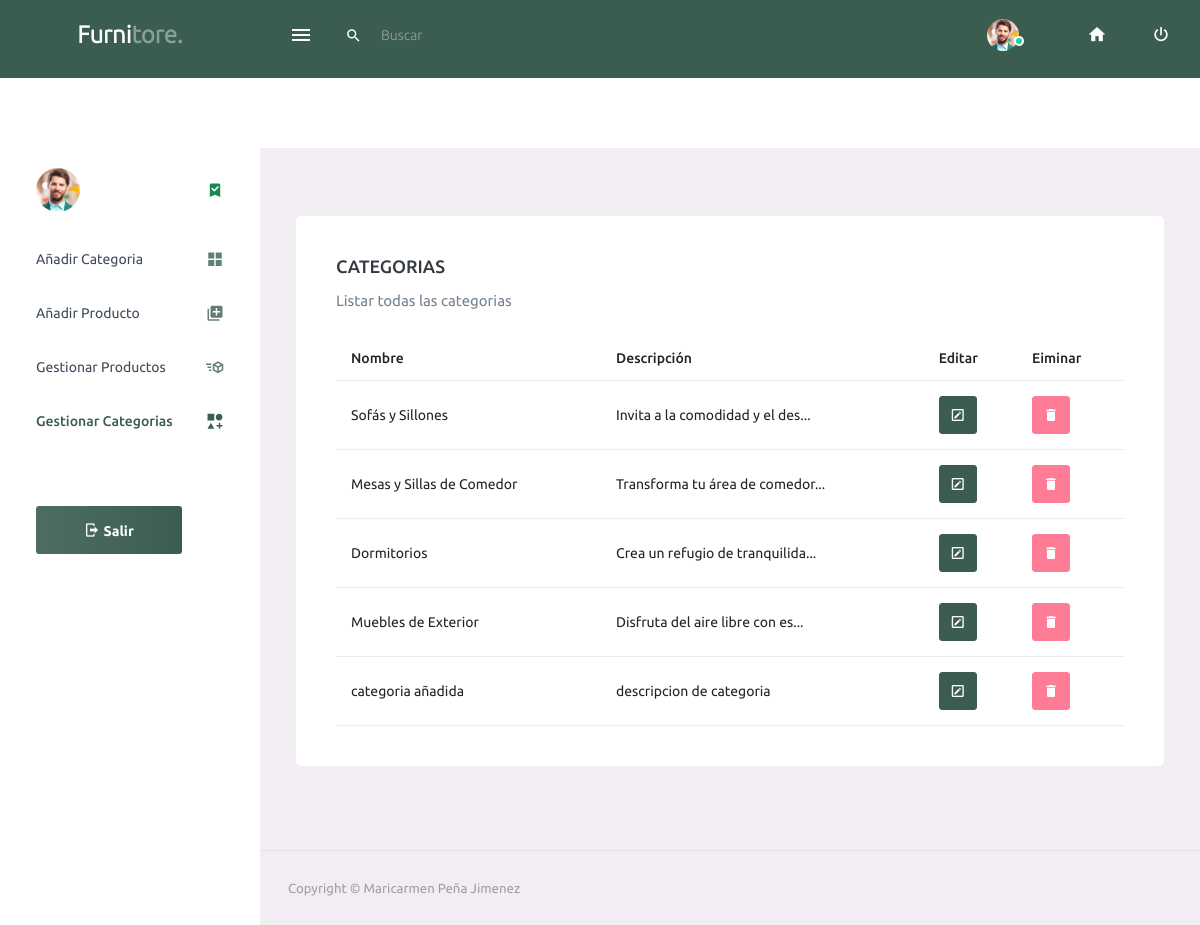
/dashboard/category.php, run on an earlier commit of the app's database.
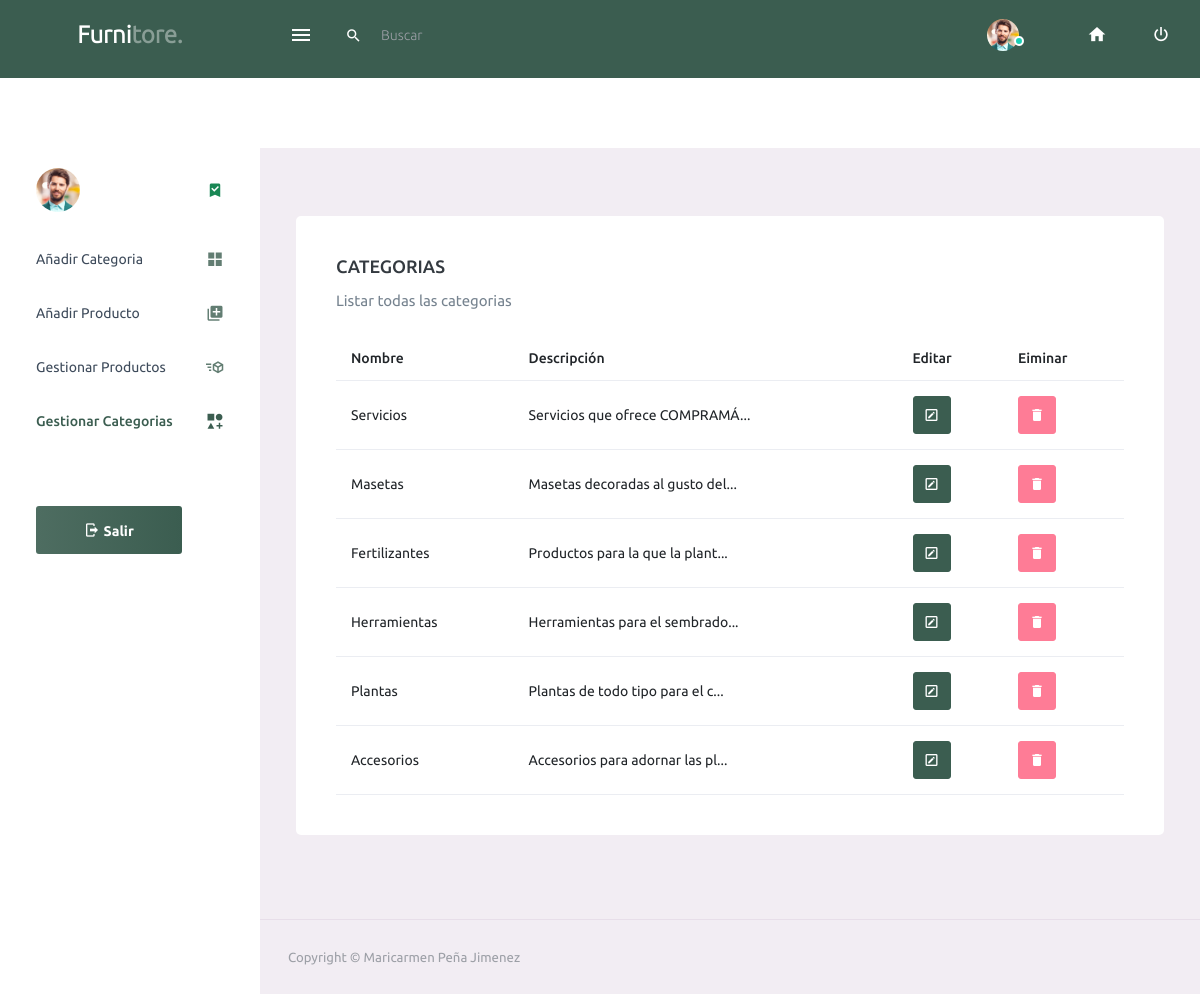
And on a later commit of the database.
### tables this page shows
CREATE TABLE `categoria` (
  `id_categoria` int(11) NOT NULL,
  `cat_nom` varchar(100) NOT NULL,
  `cat_des` varchar(250) NOT NULL
);

### dashboard/category.php (the view, shortened to what this page needs)
<?php
require '../model/database.php';
$sentencia = $conn->query("SELECT * FROM categoria;");
$categoria = $sentencia->fetchAll(PDO::FETCH_OBJ);
?>
<!DOCTYPE html>
<html lang="en">
<head>
  <link rel="stylesheet" href="assets/vendors/mdi/css/materialdesignicons.min.css">
  <link rel="stylesheet" href="assets/vendors/css/vendor.bundle.base.css">
  <link rel="stylesheet" href="assets/css/style.css">
</head>
<body>
  <div class="container-scroller">
    <div class="row p-0 m-0 " id="" style="background-color: #3B5D50;">
      <div class="col-md-12 p-0 m-0">
        <div class="card-body card-body-padding d-flex align-items-center justify-content-between">
          <div class="ps-lg-1">
            <div class="d-flex align-items-center justify-content-between">
              <a href="" target="_blank" class="btn me-2 buy-now-btn border-0"></a>
            </div>
          </div>
          <div class="d-flex align-items-center justify-content-between">
            <a href=""><i class="mdi mdi-home me-3 text-white"></i></a>
            <button id="bannerClose" class="btn border-0 p-0">
            </button>
          </div>
        </div>
      </div>
    </div>
    <nav class="navbar default-layout-navbar col-lg-12 col-12 p-0 fixed-top d-flex flex-row"
      style="background-color: #3B5D50;">
      <div class="text-center navbar-brand-wrapper d-flex align-items-center justify-content-center"
        style="background-color: #3B5D50;">
        <a class="navbar-brand titulo" href="panel.php" style="color:white;">Furni<span
            style="color:#899E96;">tore.</span></a>
      </div>
      <div class="navbar-menu-wrapper d-flex align-items-stretch">
        <button class="navbar-toggler navbar-toggler align-self-center" type="button" data-toggle="minimize">
          <span class="mdi mdi-menu" style="color: white;"></span>
        </button>
        <div class="search-field d-none d-md-block">
          <form class="d-flex align-items-center h-100" action="#">
            <div class="input-group">
              <div class="input-group-prepend bg-transparent">
                <i class="input-group-text border-0 mdi mdi-magnify" style="color: white;"></i>
              </div>
              <input type="text" class="form-control bg-transparent border-0" placeholder="Buscar">
            </div>
          </form>
        </div>
        <ul class="navbar-nav navbar-nav-right">
          <li class="nav-item nav-profile dropdown">
            <a class="nav-link " href="#" data-bs-toggle="dropdown" aria-expanded="false">
              <div class="nav-profile-img">
                <img src="assets/images/faces/face1.jpg" alt="image">
                <span class="availability-status online"></span>
              </div>
            </a>
          </li>
          <li class="nav-item nav-logout d-none d-lg-block" style="color: white;">
            <a class="nav-link" href="panel.php">
              <i class="mdi mdi-home"></i>
            </a>
          </li>
          <li class="nav-item nav-settings d-none d-lg-block" style="color: white;">
            <a class="nav-link" href="../logout.php">
              <i class="mdi mdi-power"></i>
            </a>
          </li>
        </ul>
      </div>
    </nav>
    <div class="container-fluid page-body-wrapper">
      <nav class="sidebar sidebar-offcanvas" id="sidebar">
        <ul class="nav">
          <li class="nav-item nav-profile">
            <a href="#" class="nav-link">
              <div class="nav-profile-image">
                <img src="assets/images/faces/face1.jpg" alt="profile">
              </div>
              <i class="mdi mdi-bookmark-check text-success nav-profile-badge"></i>
            </a>
          </li>
          <li class="nav-item">
            <a class="nav-link" href="panel.php">
              <span class="menu-title">Añadir Categoria</span>
              <i class="mdi  mdi-view-grid menu-icon"></i>
            </a>
          </li>
          <li class="nav-item">
            <a class="nav-link" href="addproduct.php">
              <span class="menu-title">Añadir Producto</span>
              <i class="mdi  mdi-library-plus menu-icon"></i>
            </a>
          </li>
          <li class="nav-item">
            <a class="nav-link" href="product.php">
              <span class="menu-title">Gestionar Productos</span>
              <i class="mdi mdi-cube-send menu-icon"></i>
            </a>
          </li>
          <li class="nav-item">
            <a class="nav-link" href="category.php">
              <span class="menu-title">Gestionar Categorias</span>
              <i class="mdi mdi-shape-plus menu-icon"></i>
            </a>
          </li>
          <li class="nav-item sidebar-actions">
            <span class="nav-link">
            <a href="../logout.php">
              <button class="btn btn-block btn-lg btn-gradient-primary mt-4"><i class="mdi mdi-logout "></i> Salir
              </button></a>
            </span>
          </li>
        </ul>
      </nav>
      <div class="main-panel">
        <div class="content-wrapper">
          <div class="row">
            <div class="col-12 grid-margin stretch-card">
              <div class="card">
                <div class="card-body">
                  <h4 class="card-title">CATEGORIAS</h4>
                  <p class="card-description"> Listar todas las categorias
                  </p>
                  <table class="table">
                    <thead>
                      <tr>
                        <th>Nombre </th>
                        <th>Descripción </th>
                        <th>Editar </th>
                        <th>Eiminar </th>
                      </tr>
                    </thead>
                    <tbody>
                      <?php
                      foreach ($categoria as $dato) {
                        ?>
                        <tr>
                          <td><?php echo $dato->cat_nom; ?></td>
                          <td>
                            <?php echo (strlen($dato->cat_des) > 30) ? substr($dato->cat_des, 0, 30) . '...' : $dato->cat_des; ?>
                          </td>
                          <td>
                            <button style="padding: 10px;" type="submit" class="btn btn-primary"
                              onclick="loadEditForm(<?php echo $dato->id_categoria; ?>)">
                              <i class="mdi mdi-pencil-box-outline"></i>
                            </button>
                          </td>
                          <td>
                            <button type="button" class="btn btn-danger" style="padding: 10px;" data-bs-toggle="modal"
                              data-bs-target="#confirmDeleteModal<?php echo $dato->id_categoria; ?>"
                              data-id="<?php echo $dato->id_categoria; ?>">
                              <i class="mdi mdi-delete"></i>
                            </button>
                          </td>
                        </tr>
                        <?php
                      }
                      ?>
                    </tbody>
                  </table>
                </div>
              </div>
            </div>
          </div>
        </div>
        <footer class="footer">
          <div class="container-fluid d-flex justify-content-between">
            <span class="text-muted d-block text-center text-sm-start d-sm-inline-block">Copyright © Maricarmen Peña
              Jimenez
          </div>
        </footer>
      </div>
    </div>
  </div>
</body>
</html>

### dashboard/category.php (style rules this page uses)
.titulo { font-size: 32px; font-weight: 600; color: #fff; }

What changed in the data, as far as the page shows it:
removed categoria: cat_nom "Sofás y Sillones", cat_des "Invita a la comodidad y el des"
removed categoria: cat_nom "Mesas y Sillas de Comedor", cat_des "Transforma tu área de comedor"
removed categoria: cat_nom "Dormitorios", cat_des "Crea un refugio de tranquilida"
removed categoria: cat_nom "Muebles de Exterior", cat_des "Disfruta del aire libre con es"
removed categoria: cat_nom "categoria añadida", cat_des "descripcion de categoria"
added categoria: cat_nom "Servicios", cat_des "Servicios que ofrece COMPRAMÁ"
added categoria: cat_nom "Masetas", cat_des "Masetas decoradas al gusto del"
added categoria: cat_nom "Fertilizantes", cat_des "Productos para la que la plant"
added categoria: cat_nom "Herramientas", cat_des "Herramientas para el sembrado"
added categoria: cat_nom "Plantas", cat_des "Plantas de todo tipo para el c"
added categoria: cat_nom "Accesorios", cat_des "Accesorios para adornar las pl"
